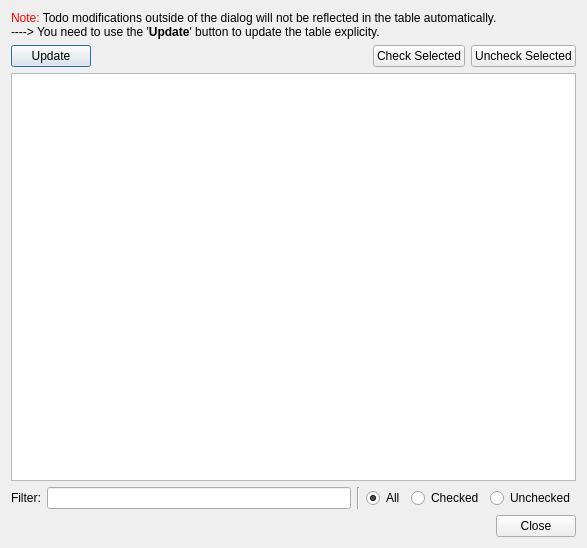
<?xml version="1.0" encoding="UTF-8"?>
<ui version="4.0">
 <class>FlyEmTodoDialog</class>
 <widget class="QDialog" name="FlyEmTodoDialog">
  <property name="geometry">
   <rect>
    <x>0</x>
    <y>0</y>
    <width>587</width>
    <height>548</height>
   </rect>
  </property>
  <property name="windowTitle">
   <string>Todo List</string>
  </property>
  <layout class="QVBoxLayout" name="verticalLayout">
   <item>
    <widget class="QLabel" name="label_2">
     <property name="text">
      <string>&lt;html&gt;&lt;head/&gt;&lt;body&gt;&lt;p&gt;&lt;span style=&quot; color:#ff0000;&quot;&gt;Note:&lt;/span&gt; Todo modifications outside of the dialog will not be reflected in the table automatically. &lt;br/&gt;----&amp;gt; You need to use the '&lt;span style=&quot; font-weight:600;&quot;&gt;Update&lt;/span&gt;' button to update the table explicity.&lt;/p&gt;&lt;/body&gt;&lt;/html&gt;</string>
     </property>
    </widget>
   </item>
   <item>
    <layout class="QHBoxLayout" name="horizontalLayout">
     <item>
      <widget class="QPushButton" name="updatePushButton">
       <property name="text">
        <string>   Update   </string>
       </property>
      </widget>
     </item>
     <item>
      <spacer name="horizontalSpacer">
       <property name="orientation">
        <enum>Qt::Horizontal</enum>
       </property>
       <property name="sizeHint" stdset="0">
        <size>
         <width>40</width>
         <height>20</height>
        </size>
       </property>
      </spacer>
     </item>
     <item>
      <widget class="QPushButton" name="checkPushButton">
       <property name="text">
        <string>Check Selected</string>
       </property>
      </widget>
     </item>
     <item>
      <widget class="QPushButton" name="uncheckPushButton">
       <property name="text">
        <string>Uncheck Selected</string>
       </property>
      </widget>
     </item>
    </layout>
   </item>
   <item>
    <widget class="ZFlyEmTodoListView" name="todoTableView"/>
   </item>
   <item>
    <layout class="QHBoxLayout" name="horizontalLayout_2">
     <item>
      <widget class="QLabel" name="label">
       <property name="text">
        <string>Filter:</string>
       </property>
      </widget>
     </item>
     <item>
      <widget class="QLineEdit" name="filterLineEdit"/>
     </item>
     <item>
      <widget class="Line" name="line">
       <property name="orientation">
        <enum>Qt::Vertical</enum>
       </property>
      </widget>
     </item>
     <item>
      <widget class="QRadioButton" name="allRadioButton">
       <property name="text">
        <string>All</string>
       </property>
       <property name="checked">
        <bool>true</bool>
       </property>
      </widget>
     </item>
     <item>
      <widget class="QRadioButton" name="checkedRadioButton">
       <property name="text">
        <string>Checked</string>
       </property>
      </widget>
     </item>
     <item>
      <widget class="QRadioButton" name="uncheckedRadioButton">
       <property name="text">
        <string>Unchecked</string>
       </property>
      </widget>
     </item>
    </layout>
   </item>
   <item>
    <widget class="QDialogButtonBox" name="buttonBox">
     <property name="orientation">
      <enum>Qt::Horizontal</enum>
     </property>
     <property name="standardButtons">
      <set>QDialogButtonBox::Close</set>
     </property>
    </widget>
   </item>
  </layout>
 </widget>
 <customwidgets>
  <customwidget>
   <class>ZFlyEmTodoListView</class>
   <extends>QTableView</extends>
   <header>flyem/widgets/zflyemtodolistview.h</header>
  </customwidget>
 </customwidgets>
 <resources/>
 <connections>
  <connection>
   <sender>buttonBox</sender>
   <signal>accepted()</signal>
   <receiver>FlyEmTodoDialog</receiver>
   <slot>accept()</slot>
   <hints>
    <hint type="sourcelabel">
     <x>248</x>
     <y>254</y>
    </hint>
    <hint type="destinationlabel">
     <x>157</x>
     <y>274</y>
    </hint>
   </hints>
  </connection>
  <connection>
   <sender>buttonBox</sender>
   <signal>rejected()</signal>
   <receiver>FlyEmTodoDialog</receiver>
   <slot>reject()</slot>
   <hints>
    <hint type="sourcelabel">
     <x>316</x>
     <y>260</y>
    </hint>
    <hint type="destinationlabel">
     <x>286</x>
     <y>274</y>
    </hint>
   </hints>
  </connection>
 </connections>
</ui>
